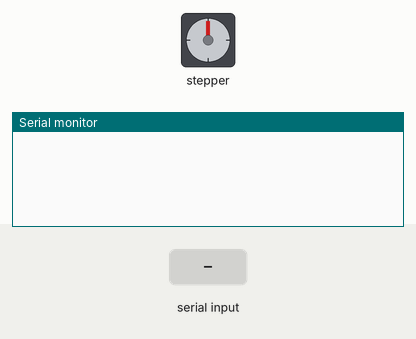
A sketch run on a simulated Arduino Uno, built with avr-gcc and run on an emulated ATmega328P. On the bench: stepper motor, the last lines printed to the serial monitor. Wiring (inferred from the names in the program): stepper motor driver (400 steps per turn assumed): step pin 3; direction pin 2; enable pin 4. Inputs (shaded band) come from the test bench.

Above: at 1.2 s.
1.3 s: "passo1\n" received over Serial
At 2.2 s:
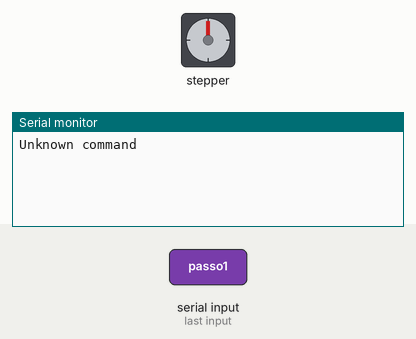
2.8 s: "GO\n" received over Serial
At 4.6 s:
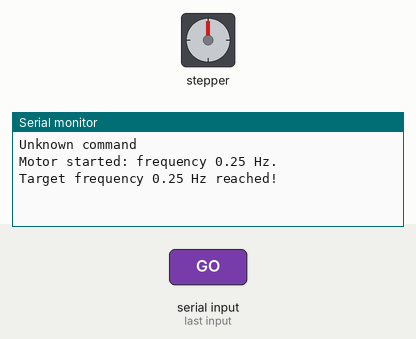
5.3 s: "STOP\n" received over Serial
At 6.5 s:
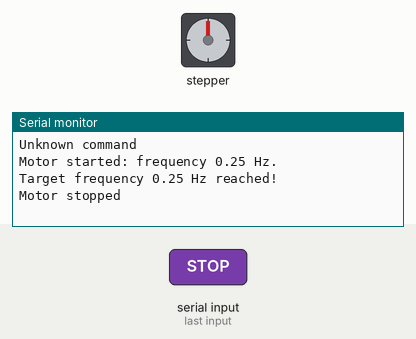

The sketch:

stepper_motor_v_6.ino
```cpp
/*
In this sketch we use FspTimer module to make the motor rotate and we change the design of the updateFrequency function so that it performs an increment every 10 ms and doesn't lose
time in measuring continuosly the time, avoiding abrut changes in frequency.
The idea is that the microcontroller integrated inside the Arduino's chip has a piece of hardware which is totally dedicated to a timer, FspTimer is the lowest level software interface
able to configure and talk to this hardware, up of it we find pwd.h, which is though just to create a square wave form design at whish. Here we use both of them since this hardware can
be used in parallel to the CPU so that we can use it to do other stuff while others part of the chip keep the motor in rotation. Since the only use of pwm is insufficient cause of its
slowliness, we need to use a lower level interface to control this hardware, ie FspTimer. It can directly control how many clock cycles the period of the wave form last, so, since the
clock frequency is 48 MHz, we have a high-precision control onto the rotational frequency.
*/

#include "pwm.h"  // the library which contains the instruction to control the PWM mode of the pins and the FspTimer commands


// Global variables for Arduino's motor digital pins
const int DIR_PIN = 2;  // to control the direction of rotation
const int STEP_PIN = 3; // to control the rotation of the motor shaft
const int ENABLE_PIN = 4; // to enable or disable the driver of the motor, so to stop it or start it

// Setting the STEP_PIN so that it can be used in PWM mode
PwmOut stepPWM(STEP_PIN);
float duty_cycle = 50.0;  // the duty cycle of the wave form have to be set everytime a new frequency is reached

// Number of steps needed for the motor to execute a complete turn: needed for the conversion from frequency to steps per second, in turn necessary to set the frequency of rotation
// of the shaft.
const int STEPS_PER_REVOLUTION = 400;

// The frequency of the internal clock of the Arduino's integrated microcontroller
uint32_t timerFrequency;

// Boolean variables which define the state of the motor while is running
bool motorRunning = false; // This one says if the motor is actually rotating or not. Is it on/in motion? Then motorRunning = true, Is it not, i.e. is off? Then motorRunning = false.
bool targetReached = false; // It says if the frequency of the motor need to be change (if false, as default) or not
bool pwmRunning = false; // The logical state of the PWM Arduino's pin used to rotate the motor, if HIGH it is rotating instead it is not.

// Variables needed to keep track of the frequency of the motor, last update and to perform its increase or decrease for the acceleration of the motor.
float currentFrequency = 0.0;
float targetFrequency = 0.0;
float frequencyAcceleration = 0.25;  // Hz/s set as default, may be increased
const unsigned long FREQUENCY_UPDATE_INTERVAL = 10000;  // The time that pass between subsequent frequency changes
const float FREQUENCY_INCREMENT = frequencyAcceleration * (FREQUENCY_UPDATE_INTERVAL / 1000000.0);  // Here we directly se as default the increment in frequency wanted, avoiding to make
                                                                                                    // it changes
unsigned long previousFrequencyUpdate = 0;  // The time at which the last frequency change was performed, important to know when to change the frequency (we can't change the frequency
                                            // continuosly, we have others things to do)


const float START_FREQUENCY = 0.25; // The default frequency of the motor at which it will starts rotate when started (then at the first accension when motorRunning = true for the
// first time)

// ---Motor start-stop functions---
void startMotor() {

  // if (targetFrequency <= 0) { // negative frequency has no physicall meanings
  //   Serial.println("ERROR: set a frequency before starting.");
  //   return;
  // }

  unsigned long startTime = micros(); // take the time at which the motor starts (notice it is a local variable)
  //previousStepTime = startTime; // overwrite the last time at which the motor has taken a step (consider that I want to start the motor, so the time reference for updateMotor has to be
                                // that at which I type "GO" in the Serial Monitor)
  previousFrequencyUpdate = startTime; // Same idea as above, the reference time at which the state of the motor has to change (both its frequency and the fact that it is runnning or not)
                                        // has to be that at which the motor has been started.

  if (targetFrequency == 0.0){  // I want the motor to rotate at 0.25 Hz only when I start it for the first time, then, after subsequently stops, I want it to restart from the last
                                // target frequency set.
    targetFrequency = START_FREQUENCY;
  }

  currentFrequency = 0.0;

  //applyFrequency(currentFrequency); // Then I set the frequency of the motor equal to the start value

  // stepState = LOW;  // Then I set up the state of the motor so that it can actually start

  // digitalWrite(STEP_PIN, LOW);  // Here the substitution LOW --> stepState is irrilevant

  digitalWrite(ENABLE_PIN, LOW);  // If HIGH the driver is DISEABLE

  pwmRunning = false;

  motorRunning = true;

}

void stopMotor() {

  motorRunning = false; // So that both updateMotor and updateFrequency don't start

  pwmRunning = false;

  //stepState = LOW;  // This change, as in startMotor, does nothing except to give the possibility to the software of keeping track of the state of the motor...actually stepState is
                    // potentially unuseful.

  // digitalWrite(STEP_PIN, LOW);  // To force the motor to do not rotate

  stepPWM.suspend();

  digitalWrite(ENABLE_PIN, HIGH); // To disable the driver

  currentFrequency = 0.0; // Here we overwrite the state of the motor so that it will starts from freq = 0 at the next GO, accelerating from 0 to last freq set befor stopping.
  targetReached = false;  // NOTE: it is important that both currentFrequency and targetReached being changed so that updateFrequency can both run and perform the right acceleration
                          // from 0 to the last targetFrequency.

}
// ------

// ---First Parser Ever---
void updateSerial() {
  if (Serial.available() > 0) {

    String command = Serial.readStringUntil('\n');

    command.trim(); // to remove spaces between the characters of the strings

    if (command == "GO") {  // I am the one who has the possibility to actually change the state of the motor. So I run the changing-state-motorRiunning functions only trough
                            //  the keyboard
      startMotor(); // This function just set-up the motor to put it in a state in which it can actually starts running, but it will not starts it yet, this is a task for updateMotor
      if (motorRunning) { // startMotor() set motorRunning to "true", then the if condition is always satisfied
        Serial.print("Motor started: frequency ");
        Serial.print(targetFrequency);
        Serial.println(" Hz.");
      }
    }

    else if (command == "STOP") { // Same idea as above
      stopMotor();  // This function put the motor in a state where the driver is disable and the function of update do nothing since it change the value of motorRunning
      Serial.println("Motor stopped");
    }

    else if (command.startsWith("FREQ ")) {
      String valueText = command.substring(5);
      float frequency = valueText.toFloat();
      if (frequency > 0) {
        targetFrequency = frequency;  // update targetFrequency
        targetReached = (currentFrequency == targetFrequency);  // put targetReached to false
        previousFrequencyUpdate = micros(); // to re-set the previousFrequencyUpdate again so to avoid long deltaTime in updateFrequency and then shot of the motor
        Serial.print("Target frequency set to ");
        Serial.print(frequency);
        Serial.println(" Hz");
      } else {
        Serial.println("ERROR: frequency must be greater than 0 Hz");
      }
    }

    else{
      Serial.println("Unknown command");
    }
  }
}
// ------

// ---Non-blocking acceleration function---
void updateFrequency() {

  if (!motorRunning || targetReached) {  // if the motor is not running and the target frequency has already been reached, do nothing
    //Serial.print("passo1");
    previousFrequencyUpdate = micros();
    return;
  }

  // if (targetReached) {  // if the target frequency has already been reached do nothing
  //   return;
  // }

  // What to do if both the condition above are not satisfied, i.e. motor ON (motorRunning = true) and target frequency to reach (targetReached = false).
  unsigned long currentTime = micros(); // Take the current time

  unsigned long elapsedMicros = currentTime - previousFrequencyUpdate;  // Measure the time interval since the last change in frequency performed (notice that previousFrequencyUpdate = 0.0
                                                                        // by default, so the first time elapsedtime will the time pass since the accension)

  if (elapsedMicros < FREQUENCY_UPDATE_INTERVAL) {  // At the begin we have defined how much time has to pass between two subsequent updates, i.e 10 ms. So if is not passed enough time
    return;                                         // do nothing
  }

  previousFrequencyUpdate = currentTime;  // Else overwrite the last time at which frequency was changed to the present time

  if (currentFrequency < targetFrequency) { // increase the frequency if the target is bigger than the current frequency, decrease it in the opposite situation
    currentFrequency += FREQUENCY_INCREMENT;
    // Serial.println(currentFrequency);
    if (currentFrequency >= targetFrequency) { // if we overcome the target in the increment process force the current to be equal to the target
      currentFrequency = targetFrequency;

      targetReached = true; // Set the state of the machine as "frequency target reached (no more frequency update needed)". Then send the message.
                            // PAY ATTENTION: the state of the machine has to be changed only when the target is reached. But updateFrequency runs at every incrementation of
                            // the frequency, so targetReached has to changed at the right moment, so inside the if-frequency-exceeded control
      Serial.print("Target frequency ");
      Serial.print(currentFrequency);
      Serial.println(" Hz reached!");
    }
  }
  else if (currentFrequency > targetFrequency) {
    currentFrequency -= FREQUENCY_INCREMENT;
    // Serial.println(currentFrequency);
    if (currentFrequency <= targetFrequency) {
      currentFrequency = targetFrequency;

      targetReached = true;
      Serial.print("Target frequency ");
      Serial.print(currentFrequency);
      Serial.println(" Hz reached!");
    }
  }

  applyFrequency(currentFrequency); // Here we apply the new frequency of rotation at the motor after the incrementation

  if (!pwmRunning) {
      pwmRunning = true;
      stepPWM.resume();
  }

}
// ------

// ---To set the velocity of the motor---
void applyFrequency(float frequency) {  // NOTE: this function just compute the new halfperiod of the signal that is send trough the STEP_PIN to the driver. Then updateMotor will
                                        // actually use this walue to set the new velocity in steps/second.

  float stepFrequency = STEPS_PER_REVOLUTION * frequency; // conversion frequency --> steps/second, which is the actual frequency of the waveform in output at STEP_PIN
  uint32_t periodCounts = timerFrequency / stepFrequency;

  stepPWM.get_timer()->set_period(periodCounts);

  stepPWM.pulse_perc(50.0);

}
// ------

void setup() {

  pinMode(STEP_PIN, OUTPUT);
  pinMode(DIR_PIN, OUTPUT);
  pinMode(ENABLE_PIN, OUTPUT);

  Serial.begin(115200);

  digitalWrite(DIR_PIN, HIGH);

  // Inizialization and accension of the PWM pin.

  //stepPWM.pulse_perc(50.0); // this set the duty cycle alone
  stepPWM.begin(START_FREQUENCY*STEPS_PER_REVOLUTION, duty_cycle); // this starts the pin with the initial frequency

  timerFrequency = stepPWM.get_timer()->get_freq_hz();

  stepPWM.suspend();  //to suspend the rotation of the motor, i.e. the signal sent to the driver form the STEP_PIN

  // Initially keep the driver disabled
  digitalWrite(ENABLE_PIN, HIGH);

  // uint32_t timer_freq = stepPWM.get_timer()->get_freq_hz();
  // uint32_t n_counts = stepPWM.get_timer()->get_period_raw();

  // Serial.println(timer_freq);
  // Serial.println(n_counts);
  // Serial.println((float)timer_freq / n_counts);

}

void loop() { // What to do while the system is ON.

  updateFrequency(); // Firstly let's check if the frequency is OK and eventually updates it to reach the target requested
  //updateMotor();  // Secondly update the motor, i.e. change it's velocity, using the frequency computed above.
  updateSerial(); // Lastly update the serial communication so that the user can change the state of the motor (motorRunning, targetReached, stepState)

}
```

Measured:
- after the input at 1.3 s, the serial monitor: prints a new line at once (image 1)
- after the input at 2.8 s, the serial monitor: prints a new line at once (image 2)
- after the input at 5.3 s, the serial monitor: prints a new line at once (image 3)
